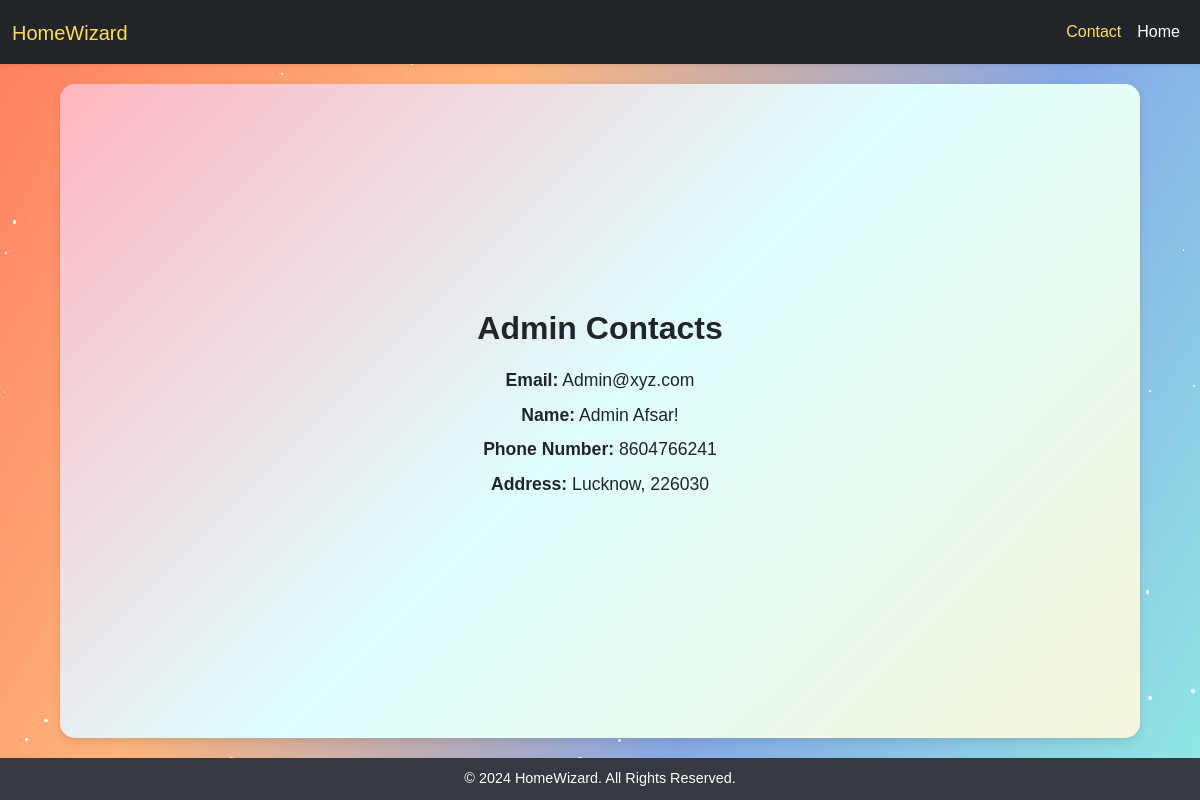
Screenshot of /HomeWizard/contact with the database file from the repository.
### backend/models.py (models this page shows, shortened)
class Admin_Info(db.Model):
    __tablename__ = "admin_info"
    id = db.Column(db.Integer, primary_key=True)
    email = db.Column(db.String, unique=True, nullable=False)
    pwd = db.Column(db.String, nullable=False)
    full_name = db.Column(db.String, nullable=False)
    address = db.Column(db.String, nullable=False)
    pincode = db.Column(db.Integer, nullable=False)
    phone_number = db.Column(db.String(15), nullable=False)
    created_at = db.Column(db.DateTime, default=datetime.now())

### backend/auth.py (the view)
@app.route('/HomeWizard/contact')
def contact():
    admin = db.session.query(Admin_Info).first()
    return render_template('contact.html', admin=admin)

### templates/contact.html (shortened to what this page needs)
<!DOCTYPE html>
<html lang="en">
<head>
    <link href="https://cdnjs.cloudflare.com/ajax/libs/bootstrap-icons/1.10.3/font/bootstrap-icons.min.css" rel="stylesheet">
    <link href="https://cdn.jsdelivr.net/npm/bootstrap@5.3.0-alpha1/dist/css/bootstrap.min.css" rel="stylesheet">
    <link href="/static/css/body_nav.css" rel="stylesheet">
    <link rel="stylesheet" href="/static/css/home.css">
    <link href="/static/css/modal.css" rel="stylesheet">
</head>
<body id="body">
    <nav class="navbar navbar-expand-lg navbar-dark bg-dark shadow-sm">
        <div class="container-fluid">
            <a class="navbar-brand" href="{{ url_for('home') }}">
                 HomeWizard
            </a>
            <div class="collapse navbar-collapse" id="navbarNav">
                <ul class="navbar-nav ms-auto align-items-center">
                    <li class="nav-item">
                        <a class="nav-link active" href="{{ url_for('contact')}}">Contact</a>
                    </li>
                    <li class="nav-item">
                        <a class="nav-link" href="{{ url_for('home') }}">Home</a>
                    </li>
                </ul>
            </div>
        </div>
    </nav>
    <div class="content container">
        <div>
            <h1>Admin Contacts</h1>
            {% if admin %}
            <ul>
                <li><strong>Email:</strong> {{ admin.email }}</li>
                <li><strong>Name:</strong> {{ admin.full_name }}</li>
                <li><strong>Phone Number:</strong> {{ admin.phone_number }}</li>
                <li><strong>Address:</strong> {{ admin.address }}, {{ admin.pincode }}</li>
            </ul>
            {% else %}
            <p>No admin details available.</p>
            {% endif %}
        </div>
    </div>
    <footer>
        <p>&copy; 2024 HomeWizard. All Rights Reserved.</p>
    </footer>
</body>
</html>

### static/css/body_nav.css (style rules this page uses)
html, body { font-family: 'Tahoma', sans-serif; overflow-x: hidden; user-select: text; caret-color: transparent; }
body { margin: 0; height: 100vh; overflow-y: auto; background: linear-gradient(120deg, #ff7e5f, #feb47b, #86a8e7, #91eae4); animation: gradientAnimation 15s ease infinite; position: relative; }
.navbar { background-color: #343a40; z-index: 0; position: relative; }
.navbar-brand { color: #ffdd57; }
.navbar .nav-link { color: #fff; cursor: pointer; transition: color 0.3s ease; z-index: 1; }
.navbar .nav-link.active { color: #ffdd57; }

### static/css/home.css (style rules this page uses)
.container, .content-section, .card { background: linear-gradient(135deg, #ffb6c1, #e0ffff, #f5f5dc); border-radius: 15px; padding: 20px; box-shadow: 0px 4px 10px rgba(0, 0, 0, 0.1); width: 90%; max-width: 1200px; margin: 20px auto; position: relative; z-index: 1; }
footer { background-color: #343a40; color: #ffffff; text-align: center; padding: 10px 0; }
footer p { margin: 0; font-size: 0.9rem; }

### templates/contact.html (style rules this page uses)
html, body { height: 100%; margin: 0; display: flex; flex-direction: column; }
.content { flex: 1; display: flex; justify-content: center; align-items: center; text-align: center; }
.container h1 { font-size: 2rem; font-weight: bold; margin-bottom: 20px; }
.container ul { list-style-type: none; padding: 0; font-size: 1.1rem; }
.container ul li { margin: 8px 0; }

### rows the page displays
Admin_Info: email "Admin@xyz.com", full_name "Admin Afsar!", phone_number "8604766241", address "Lucknow", pincode "226030"
